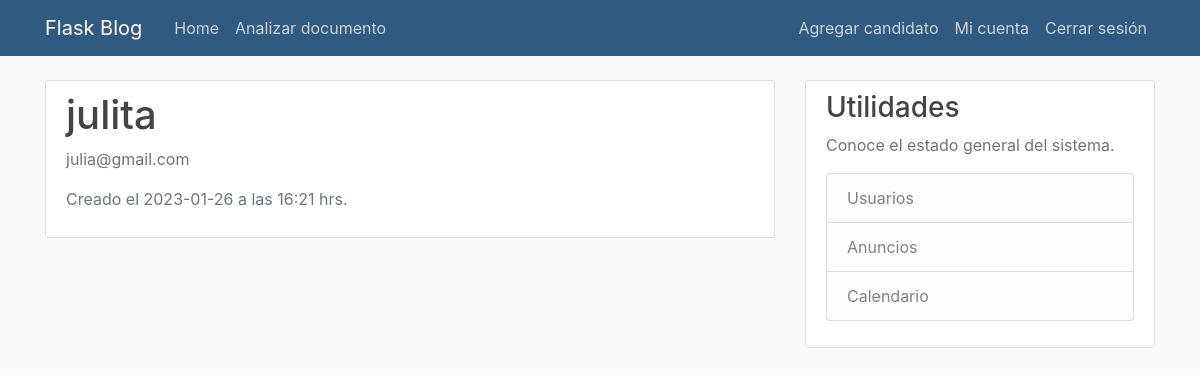
The app's page /account (signed in) with its own data.
### main/models.py (models this page shows, shortened)
class Usuario(db.Model, UserMixin):
    id = db.Column(db.Integer, primary_key=True)
    nombre = db.Column(db.String(50), nullable=False)
    clave = db.Column(db.String(50), nullable=False)
    email = db.Column(db.String(50), nullable=False)
    username = db.Column(db.Integer, unique=True, nullable=False)
    fecha_creacion = db.Column(db.DateTime, nullable=False, default=datetime.utcnow)
    candidatos = db.relationship('Candidato', secondary=candidato_usuario, backref='usuarios')
    categorias = db.relationship('Categoria', secondary=categoria_usuario, backref='usuarios')

### main/routes.py (the view)
@app.route("/account")
@login_required
def account():
    return render_template('account.html', title='Account')

### main/models.py (called while the page is built)
@login_manager.user_loader
def load_user(user_id):
    return Usuario.query.get(int(user_id))

### main/templates/account.html
{% extends "layout.html" %}
{% block content %}
    <div class="content-section">
        <div class="media-body">
        <h2 class="account-heading">{{ current_user.username }}</h2>
        <p class="text-secondary">{{ current_user.email }}</p>
        <p class="text-secondary">Creado el {{ current_user.fecha_creacion.strftime('%Y-%m-%d') }} a las {{ current_user.fecha_creacion.strftime('%H:%M') }} hrs.</p>
        </div>
    </div>
{% endblock content %}

### main/static/main.css (style rules this page uses)
body { background: #fafafa; color: #333333; margin-top: 5rem; }
h1, h2, h3, h4, h5, h6 { color: #444444; }
.content-section { background: #ffffff; padding: 10px 20px; border: 1px solid #dddddd; border-radius: 3px; margin-bottom: 20px; }
.account-heading { font-size: 2.5rem; }

### records on screen
Usuario: username "julita", email "julia@gmail.com", fecha_creacion "2023-01-26", fecha_creacion "16:21"
